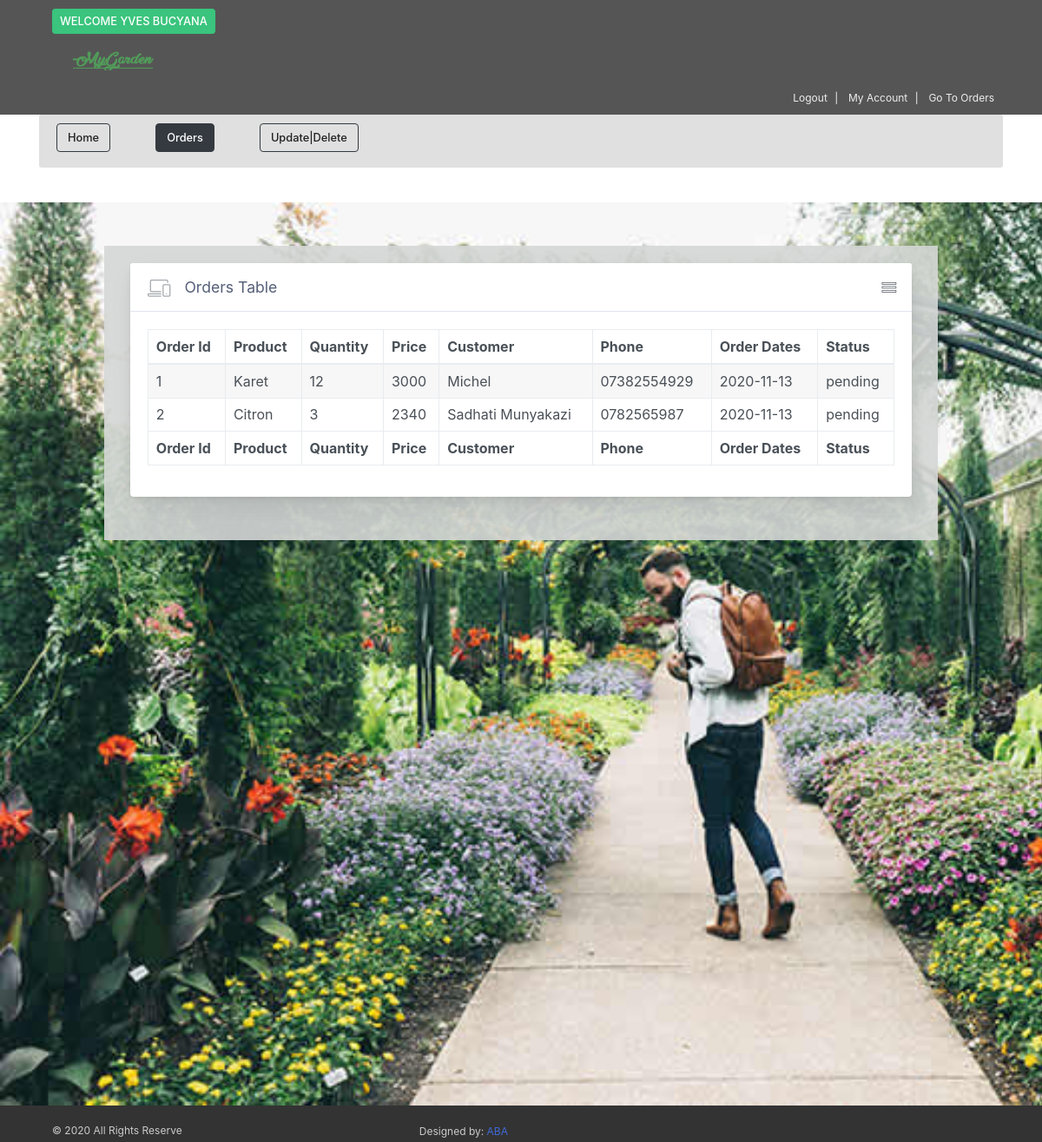
Page /view/orders.php (signed in) on the committed database.
### tables this page shows
CREATE TABLE `orders` (
  `orderid` int(11) NOT NULL,
  `productid` int(11) NOT NULL,
  `customer` varchar(50) NOT NULL,
  `phone` varchar(15) NOT NULL,
  `reservationdate` date NOT NULL,
  `quantity` int(11) NOT NULL,
  `totalprice` int(11) NOT NULL,
  `status` varchar(50) NOT NULL
);

CREATE TABLE `products` (
  `productid` int(11) NOT NULL,
  `categoryid` int(11) NOT NULL,
  `pname` varchar(50) NOT NULL,
  `dateplanted` date NOT NULL,
  `price` int(11) NOT NULL,
  `quantity` int(11) NOT NULL,
  `description` varchar(100) NOT NULL
);

### controller/DBController.php (called while the page is built, shortened)
<?php
class DBController {
    private $host = "localhost";
    private $user = "root";
    private $password = "";
    private $database = "tunga";
    private $conn;
    function __construct() {
        $this->conn = $this->connectDB();
    }
    function connectDB() {
        $conn = mysqli_connect($this->host,$this->user,$this->password,$this->database);
        return $conn;
    }
    function runBaseQuery($query) {
        $result = $this->conn->query($query);
        $resultset = array();
        if ($result->num_rows > 0) {
            while($row = $result->fetch_assoc()) {
                $resultset[] = $row;
            }
        }
        return $resultset;
    }
}
?>

### controller/Order.php (called while the page is built, shortened)
<?php
require_once ("DBController.php");
class Order
{
    private $db_handle;
    function __construct() {
        $this->db_handle = new DBController();
    }
    function getAllOrder() {
        $sql = "SELECT * FROM orders ORDER BY orderid";
        $result = $this->db_handle->runBaseQuery($sql);
        return $result;
    }
}
?>

### controller/Product.php (called while the page is built, shortened)
<?php
require_once ("DBController.php");
class Product
{
    private $db_handle;
    function __construct() {
        $this->db_handle = new DBController();
    }
    function getAllProduct() {
        $sql = "SELECT * FROM products ORDER BY productid";
        $result = $this->db_handle->runBaseQuery($sql);
        return $result;
    }
}
?>

### view/orders.php (the view, shortened to what this page needs)
<?php
if(strlen($_SESSION['uid'])=="")
{
  header('location:logout.php');
} else {
?>
<?php
require_once ("../controller/DBController.php");
require_once ("../controller/Product.php");
require_once ("../controller/Order.php");
?>
<html>
<head>
    <link href="../assets/css/style.css" type="text/css" rel="stylesheet" />
    <link href="../assets/font-awsome/css/font-awesome.min.css" rel="stylesheet"/>
    <link href="../assets/css/bootstrap.min.css" type="text/css" rel="stylesheet" />
    <link href="../admin/main.d810cf0ae7f39f28f336.css" rel="stylesheet">
</head>
<body>
    <div id="top">
       <div class="container">
           <div class="col-md-6 offer" >
               <a href="#" class="btn btn-success btn-sm">
                   Welcome <?php  echo  $_SESSION['fullname'];?>
               </a>
               <div class="app-header__logo">
                    <div class="logo-src"></div>
                </div>
           </div>
           <div class="col-md-6 right" >
               <ul class="menu">
                   <li>
                       <a href="logout.php">Logout</a>
                   </li>
                   <li>
                       <a href="account.php">My Account</a>
                   </li>
                   <li>
                       <a href="orders.php">Go To Orders</a>
                   </li>
               </ul>
           </div>
       </div>
   </div>
    <div class="container">
        <ul class="menu-list">
            <li><a href="home.php" class="mb-2 mr-2 btn-transition btn btn-outline-dark">Home</a></li>
            <li><a href="#" class="mb-2 mr-2 btn-transition btn btn-outline-dark active">Orders</a></li>
            <li><a href="orderchanges.php" class="mb-2 mr-2 btn-transition btn btn-outline-dark">Update|Delete</a></li>
        </ul>
    </div>
    <div class="bodycontent">
        <div class="content-holder2">
                        <div class="card mb-3">
                            <div class="card-header-tab card-header">
                                <div class="card-header-title font-size-lg text-capitalize font-weight-normal">
                                <i class="header-icon lnr-laptop-phone mr-3 text-muted opacity-6"> </i>Orders Table
                                </div>
                                <div class="btn-actions-pane-right actions-icon-btn">
                                    <div class="btn-group dropdown">
                                        <button type="button" data-toggle="dropdown" aria-haspopup="true" aria-expanded="false" class="btn-icon btn-icon-only btn btn-link">
                                            <i class="pe-7s-menu btn-icon-wrapper"></i>
                                        </button>
                                    </div>
                                </div>
                            </div>
                            <div class="card-body">
                                <table style="width: 100%;" id="example" class="table table-hover table-striped table-bordered">
                                <thead>
                                        <tr>
                                            <th>Order Id</th>
                                            <th>Product</th>
                                            <th>Quantity</th>
                                            <th>Price</th>
                                            <th>Customer</th>
                                            <th>Phone</th>
                                            <th>Order Dates</th>
                                            <th>Status</th>
                                        </tr>
                                    </thead>
                                    <tbody>
                                        <?php
                                                $oda = new Order();
                                                $allorders = $oda->getAllOrder();
                                                if (! empty($allorders)) {
                                                    foreach ($allorders as $k => $v) {
                                                        $orderid= $allorders[$k]["orderid"];
                                                        $pid= $allorders[$k]["productid"];
                                                        $customer = $allorders[$k]["customer"];
                                                        $phone = $allorders[$k]["phone"];
                                                        $date = $allorders[$k]["reservationdate"];
                                                        $quant = $allorders[$k]["quantity"];
                                                        $tprice = $allorders[$k]["totalprice"];
                                                        $status = $allorders[$k]["status"];
                                                        $probj = new Product();
                                                        $allprod = $probj->getAllProduct();
                                                        if (! empty($allprod)) {
                                                            foreach ($allprod as $k => $v) {
                                                                $productid = $allprod[$k]["productid"];
                                                                if($pid == $productid){
                                                                    $pname= $allprod[$k]["pname"];
                                                                }
                                                            }
                                                        ?>
                                        <tr>
                                            <td><?php echo $orderid; ?></td>
                                            <td><?php echo $pname; ?></td>
                                            <td><?php echo $quant; ?></td>
                                            <td><?php echo $tprice; ?></td>
                                            <td><?php echo $customer; ?></td>
                                            <td><?php echo $phone; ?></td>
                                            <td><?php echo $date; ?></td>
                                            <td><?php echo $status; ?></td>
                                        </tr>
                                        <?php
                                                }
                                                    }
                                                }
                                        ?>
                                    </tbody>
                                    <tfoot>
                                        <tr>
                                            <th>Order Id</th>
                                            <th>Product</th>
                                            <th>Quantity</th>
                                            <th>Price</th>
                                            <th>Customer</th>
                                            <th>Phone</th>
                                            <th>Order Dates</th>
                                            <th>Status</th>
                                        </tr>
                                    </tfoot>
                                </table>
                            </div>
                        </div>
         </div>
    </div>
    <div id="copyright">
    <div class="container">
        <div class="col-md-6">
            <p class="pull-left">&copy; 2020 All Rights Reserve</p>
        </div>
        <div class="col-md-6">
            <p class="pull-right">Designed by: <a href="#">ABA</a></p>
        </div>
    </div>
</div>
    </body>
</html>
<?php } ?>

### assets/css/style.css (style rules this page uses)
body { font-family: Arial; color: #212121; height: 100%; }
#top { background: #555555; padding: 10px 0; }
#top .container .right { position: relative; right: -560px; }
#top .offer { color: #ffffff; }
#top .offer .btn { text-transform: uppercase; }
#top a { color: #ffffff; }
#top ul.menu { padding-top: 5px; margin: 0px; text-align: right; font-size: 12px; list-style: none; }
#top ul.menu > li { display: inline-block; }
#top ul.menu > li a { color: #eeeeee; }
#top ul.menu > li + li:before { content: "|\00a0"; color: #f7f7f7; padding: 0 5px; }
ul.menu-list { list-style: none; margin: 0px 0px 40px 0px; padding: 0px; background: #E0E0E0; border-radius: 3px; }
ul.menu-list li { display: inline-block; padding: 10px 20px; }
ul.menu-list li a { color: #212121; text-decoration: none; }
.bodycontent { background: url('../image/about-img.jpg'); background-repeat: no-repeat; background-size: cover; padding-top: 0.1px; height: 130%; }
.bodycontent .content-holder2 { margin: 50px 120px; padding: 20px 30px; background: rgba(213, 216, 214, 0.9); }
#copyright { position: relative; background: #333333; color: #cccccc; padding: 20px 0px; font-size: 12px; margin-top: 0%; }
#copyright p { margin: 0px; }

### rows in the picture
orders: orderid "1", productid.pname "Karet", quantity "12", totalprice "3000", customer "Michel", phone "07382554929", reservationdate "2020-11-13", status "pending"
orders: orderid "2", productid.pname "Citron", quantity "3", totalprice "2340", customer "Sadhati Munyakazi", phone "0782565987", reservationdate "2020-11-13", status "pending"

### other values in the picture
$_SESSION['fullname'] "YVES BUCYANA"
